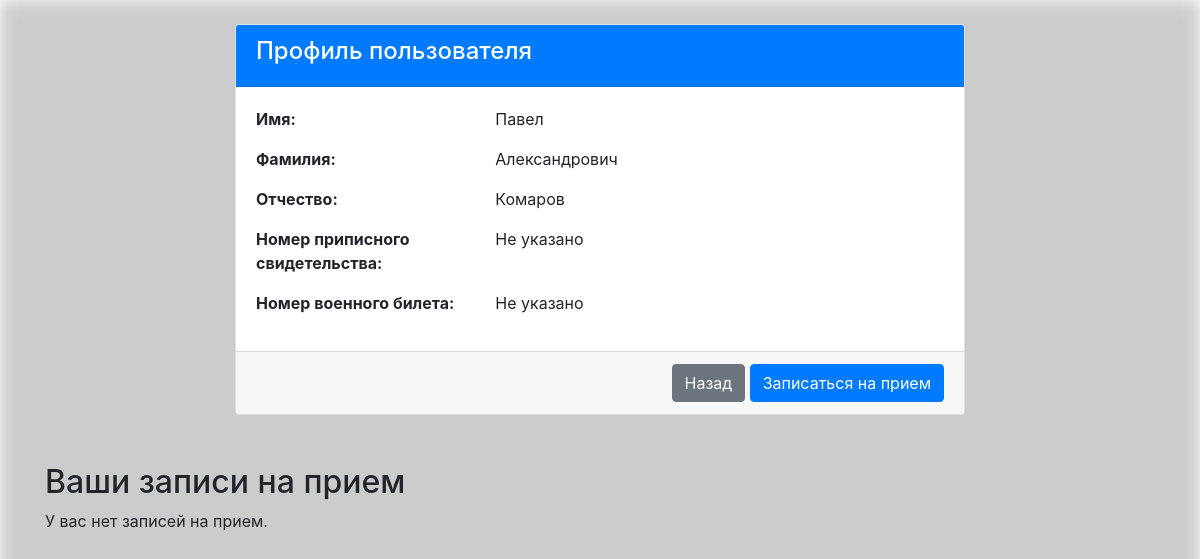
The app's page /profile (signed in) with its own data.
### app.py (models this page shows, shortened)
class User(UserMixin, db.Model):
    id = db.Column(db.Integer, primary_key=True)
    username = db.Column(db.String(64), index=True, unique=True)
    password_hash = db.Column(db.String(128))
    first_name = db.Column(db.String(64))
    last_name = db.Column(db.String(64))
    middle_name = db.Column(db.String(64))
    conscription_certificate = db.Column(db.String(64), nullable=True)
    military_id = db.Column(db.String(64), nullable=True)

### app.py (the view, shortened to what this page needs)
@app.route('/profile', methods=['GET', 'POST'])
@login_required
def profile():
    form = AppointmentForm()
    appointments = Appointment.query.filter_by(user_id=current_user.id).all()
    appointment_type_dict = {
        'consultation': 'Консультация',
        'conscription_certificate': 'Получение приписного свидетельства',
        'military_id': 'Получение военного билета',
        'commission': 'Прохождение призывной комиссии'
    }
    return render_template('profile.html', title='Profile', user=current_user, form=form, appointments=appointments, appointment_type_dict=appointment_type_dict)

### app.py (called while the page is built)
@login.user_loader
def load_user(id):
    return User.query.get(int(id))

### templates/profile.html (shortened to what this page needs)
{% extends "base.html" %}
{% block content %}
<div class="container mt-4">
    <div class="row">
        <div class="col-lg-8 offset-lg-2">
            <div class="card">
                <div class="card-header bg-primary text-white">
                    <h4>Профиль пользователя</h4>
                </div>
                <div class="card-body">
                    <div class="row mb-3">
                        <div class="col-sm-4">
                            <strong>Имя:</strong>
                        </div>
                        <div class="col-sm-8">
                            {{ current_user.first_name }}
                        </div>
                    </div>
                    <div class="row mb-3">
                        <div class="col-sm-4">
                            <strong>Фамилия:</strong>
                        </div>
                        <div class="col-sm-8">
                            {{ current_user.last_name }}
                        </div>
                    </div>
                    <div class="row mb-3">
                        <div class="col-sm-4">
                            <strong>Отчество:</strong>
                        </div>
                        <div class="col-sm-8">
                            {{ current_user.middle_name }}
                        </div>
                    </div>
                    <div class="row mb-3">
                        <div class="col-sm-4">
                            <strong>Номер приписного свидетельства:</strong>
                        </div>
                        <div class="col-sm-8">
                            {{ current_user.conscription_certificate if current_user.conscription_certificate else 'Не указано' }}
                        </div>
                    </div>
                    <div class="row mb-3">
                        <div class="col-sm-4">
                            <strong>Номер военного билета:</strong>
                        </div>
                        <div class="col-sm-8">
                            {{ current_user.military_id if current_user.military_id else 'Не указано' }}
                        </div>
                    </div>
                </div>
                <div class="card-footer text-right">
                    <a href="{{ url_for('index') }}" class="btn btn-secondary">Назад</a>
                    <button class="btn btn-primary" data-toggle="collapse" data-target="#appointmentForm" aria-expanded="false" aria-controls="appointmentForm">Записаться на прием</button>
                </div>
            </div>
        </div>
    </div>
    <h2 class="mt-5">Ваши записи на прием</h2>
    {% if appointments %}
      <ul class="list-group">
        {% for appointment in appointments %}
          <li class="list-group-item">
            <strong>Тип приема:</strong> {{ appointment_type_dict[appointment.appointment_type] }}<br>
            <strong>Дата и время:</strong> {{ appointment.appointment_date.strftime('%Y-%m-%d %H:%M') }}
          </li>
        {% endfor %}
      </ul>
    {% else %}
      <p>У вас нет записей на прием.</p>
    {% endif %}
</div>
{% endblock %}

### static/css/styles.css (style rules this page uses)
body, html { height: 100%; margin: 0; }

### records on screen
User: first_name "Павел", last_name "Александрович", middle_name "Комаров", conscription_certificate "Не указано", military "Не указано"
